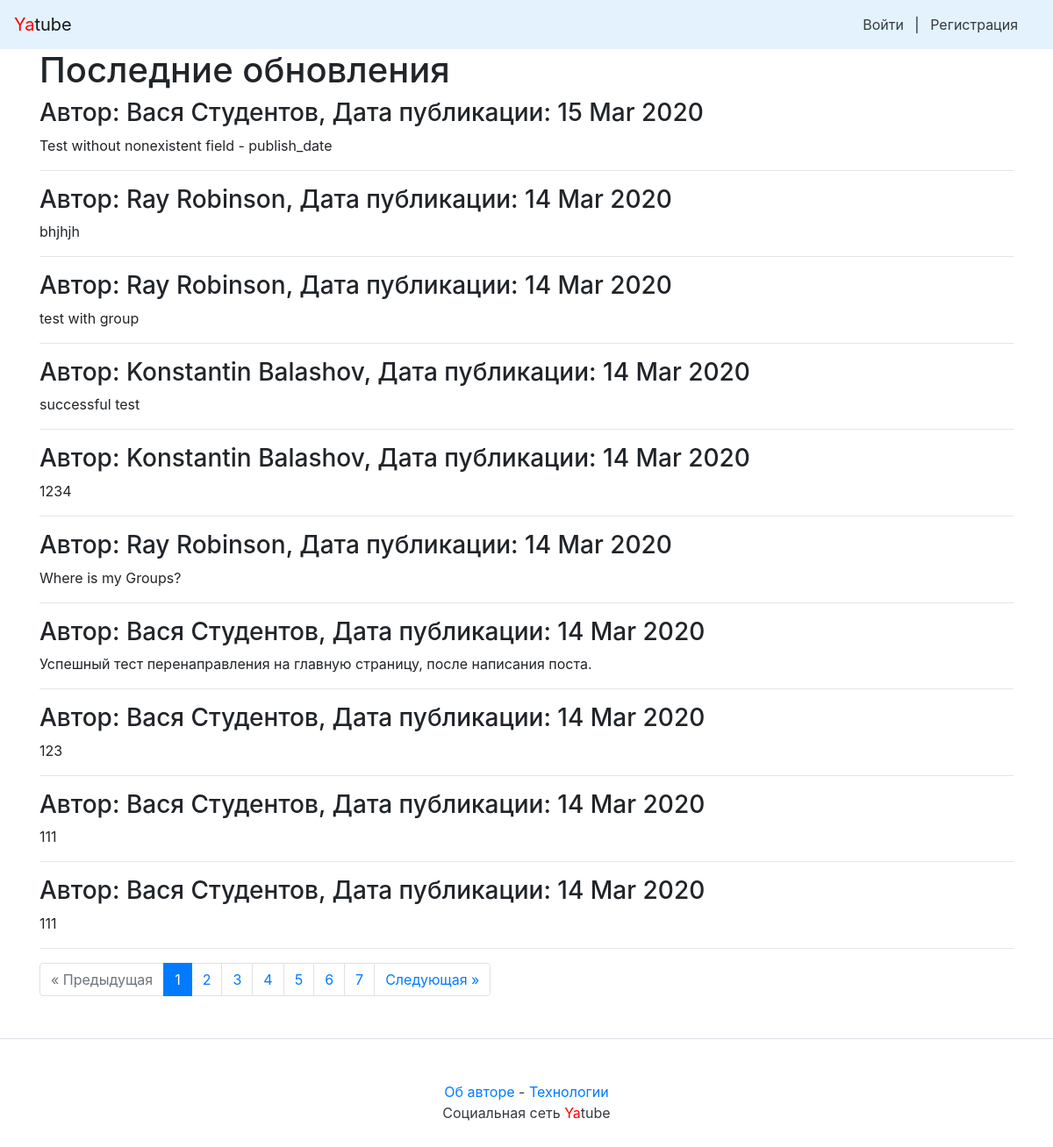
/, run on an earlier commit of the app's database.
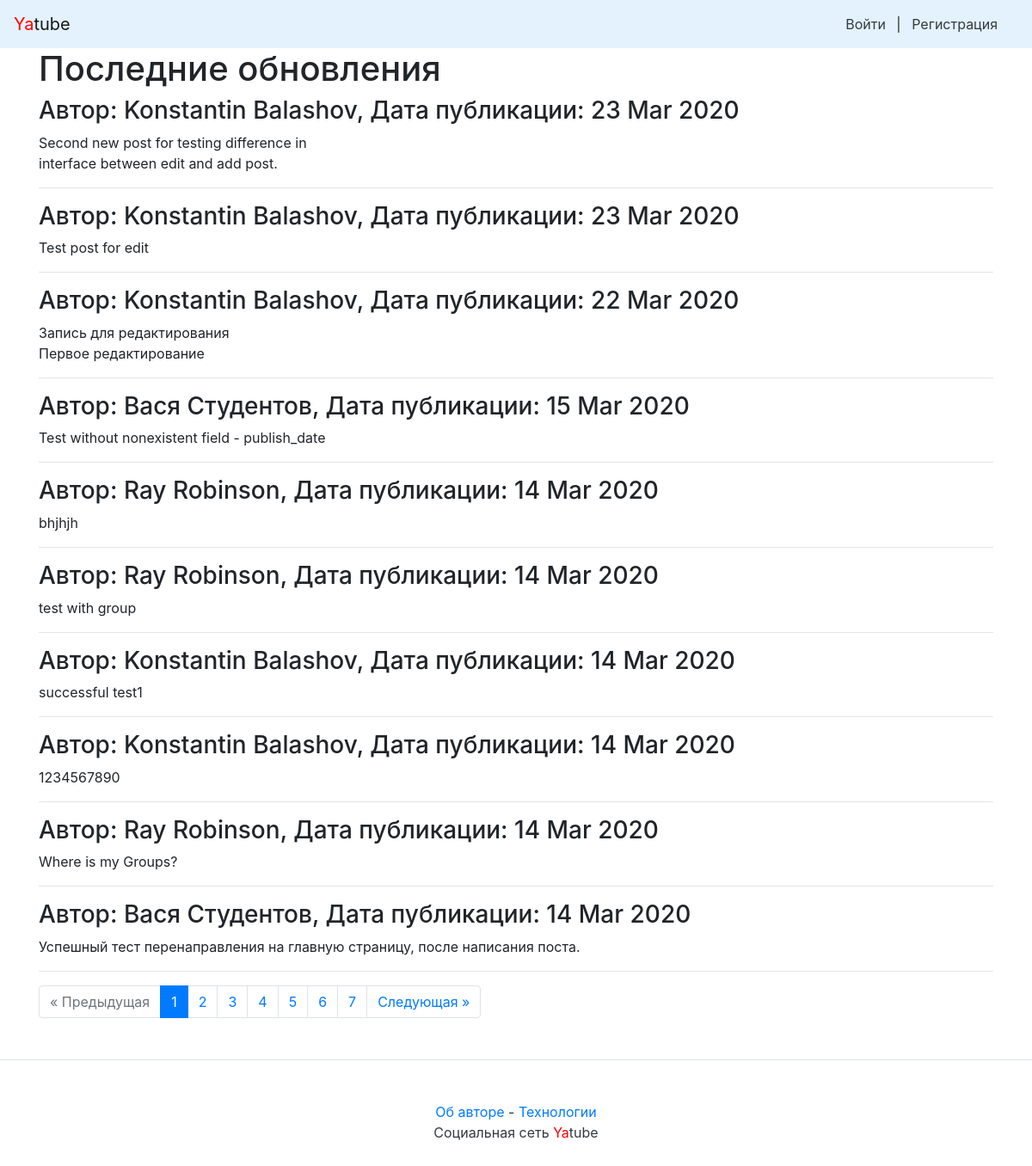
And on a later commit of the database.
### posts/models.py (models this page shows, shortened)
class Post(models.Model):
    text = models.TextField()
    pub_date = models.DateTimeField("Дата публикации", auto_now_add=True, db_index=True)
    author = models.ForeignKey(User, on_delete=models.CASCADE, related_name="author_posts")
    group = models.ForeignKey(
        Group, on_delete=models.CASCADE, related_name="group_posts", blank=True, null=True
    )
    image = models.ImageField(upload_to='posts/', blank=True, null=True)

### posts/views.py (the view)
# urls.py: path("", views.index, name="index"),
def index(request):
    post_list = Post.objects.order_by("-pub_date").all()
    paginator = Paginator(post_list, 10)
    page_number = request.GET.get('page')
    page = paginator.get_page(page_number)
    return render(request, 'index.html', {'page': page, 'paginator': paginator})

### templates/index.html (shortened to what this page needs)
{% extends "base.html" %}
{% block content %}
{% load thumbnail %}
    <h1> Последние обновления </h1>
    {% for post in page %}
    <h3>
        Автор: {{ post.author.get_full_name }}, Дата публикации: {{ post.pub_date|date:"d M Y" }}
    </h3>
    <p>{{ post.text|linebreaksbr }}</p>
    <hr>
    {% endfor %}
{% if page.has_other_pages %}
{% include "paginator.html" with items=page paginator=paginator%}
{% endif %}
{% endblock %}

What changed in the data, as far as the page shows it:
no longer on this page (row unchanged): Post: author.get_full_name "Вася Студентов", pub_date "14 Mar 2020", text "123"
no longer on this page (row unchanged): Post: author.get_full_name "Вася Студентов", pub_date "14 Mar 2020", text "111"
no longer on this page (row unchanged): Post: author.get_full_name "Вася Студентов", pub_date "14 Mar 2020", text "111"
added Post: author.get_full_name "Konstantin Balashov", pub_date "23 Mar 2020", text "Second new post for testing difference in interface between edit and add post."
added Post: author.get_full_name "Konstantin Balashov", pub_date "23 Mar 2020", text "Test post for edit"
added Post: author.get_full_name "Konstantin Balashov", pub_date "22 Mar 2020", text "Запись для редактирования Первое редактирование"
changed Post: text "successful test" → "successful test1"
changed Post (number 8 of 10 on the later page): text "1234" → "1234567890"
